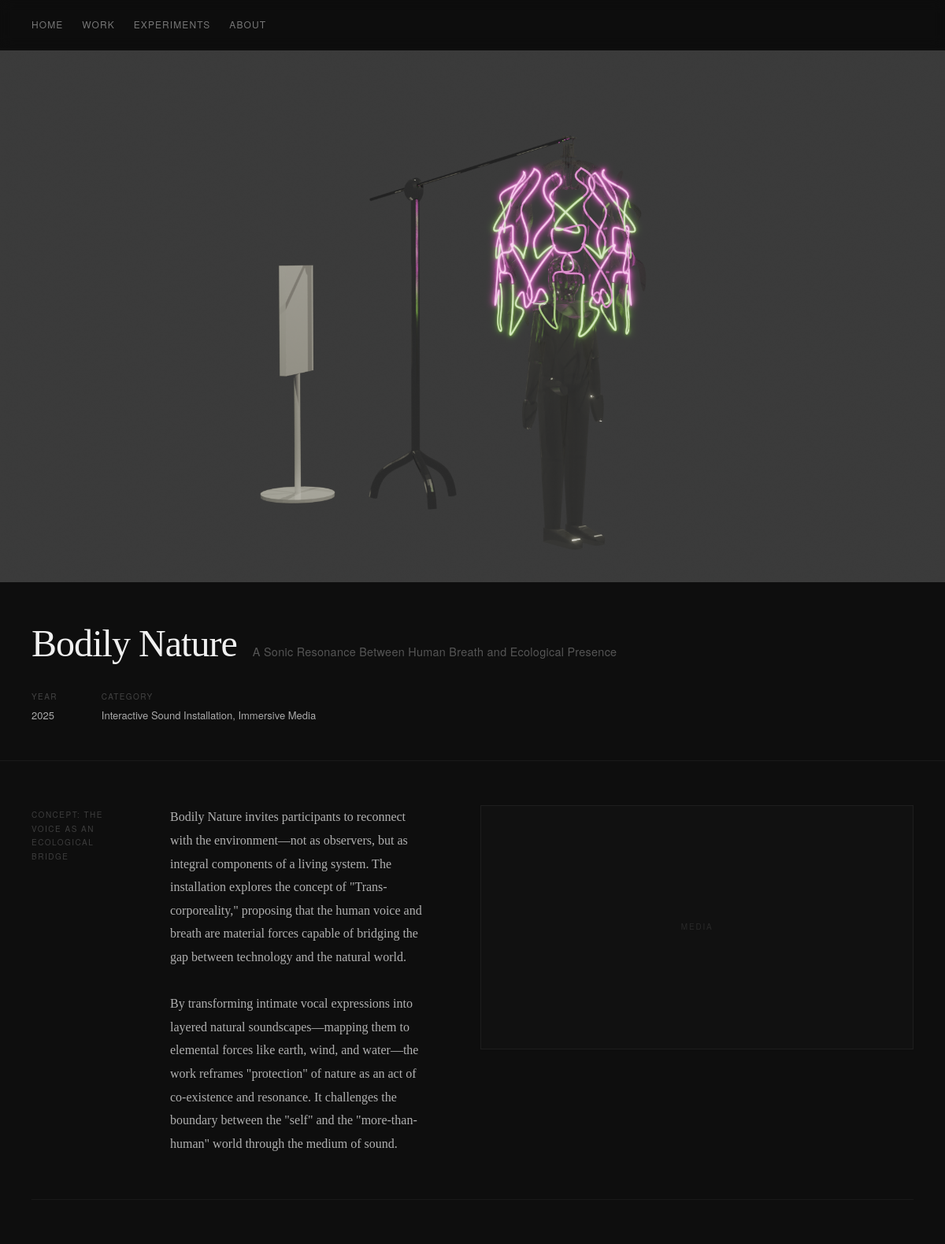
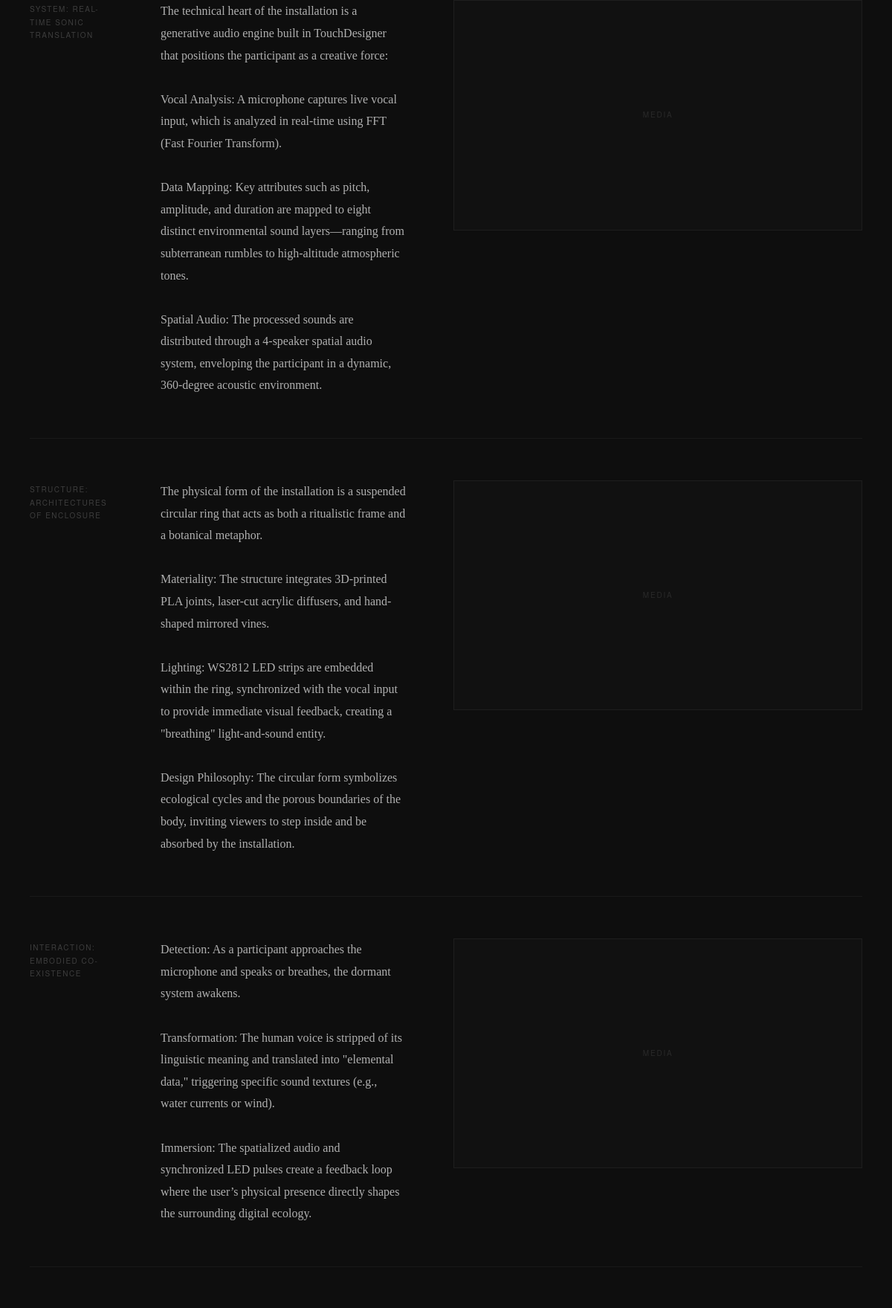
The app's page /project.php?slug=bodily-nature (upper part) with its own data (2 pictures, top to bottom).
### tables this page shows
CREATE TABLE projects (
    id INTEGER PRIMARY KEY AUTOINCREMENT,
    title TEXT,
    slug TEXT,
    immersion TEXT,
    context TEXT,
    system_text TEXT,
    interaction_text TEXT,
    material TEXT,
    reflection TEXT
, year TEXT, category TEXT, cover_image TEXT, video_url TEXT, is_published INTEGER DEFAULT 1, created_at TEXT, updated_at TEXT, edit_count INTEGER DEFAULT 0, sort_order INTEGER DEFAULT 0, skillset TEXT, exhibition TEXT, location TEXT, sections TEXT, subtitle TEXT);

### src/media.php (called while the page is built, shortened)
<?php
function get_project_media_path(string $slug): string {
    return UPLOADS_ROOT . '/projects/' . $slug;
}
function list_project_media(string $slug): array {
    $path = get_project_media_path($slug);
    return _list_media_files($path);
}
function _list_media_files(string $path): array {
    $files = [];
    $items = array_diff(scandir($path), ['.', '..']);
    foreach ($items as $item) {
        $full = "$path/$item";
        $rel = '/uploads' . substr($full, strlen(UPLOADS_ROOT));
        $rel = str_replace('\\', '/', $rel);
        $files[] = [
            'name' => $item,
            'url'  => $rel,
            'ext'  => strtolower(pathinfo($item, PATHINFO_EXTENSION)),
            'size' => filesize($full),
            'path' => $full,
        ];
    }
    return $files;
}

### public/project.php (the view, shortened to what this page needs)
<?php
require_once __DIR__ . '/../src/functions.php';
require_once __DIR__ . '/../src/media.php';
$slug    = $_GET['slug'] ?? null;
$project = get_project_by_slug($slug);
$all_media  = list_project_media($project['slug']);
$img_exts   = ['jpg','jpeg','png','webp','gif'];
$vid_exts   = ['mp4','webm','mov'];
if (!empty($project['sections'])) {
    $decoded_sections = json_decode($project['sections'], true);
    $content_sections = is_array($decoded_sections) ? $decoded_sections : [];
} else {
    $content_sections = [];
}
$section_media = array_fill(0, count($content_sections), []);
$unassigned    = [];
foreach ($all_media as $f) {
    if (preg_match('/^thumb[\-_.]/i', $f['name'])) continue;
    $matched = false;
    if (!$matched) {
        $unassigned[] = $f;
    }
}
$has_video_embed = !empty($project['video_url']);
$hero_file       = null;
if (!$has_video_embed) {
    if (!$hero_file) {
        foreach ($unassigned as $i => $f) {
            if (in_array($f['ext'], $img_exts) && !preg_match('/^gallery[\-_.]/i', $f['name'])) {
                $hero_file = $f;
                break;
            }
        }
    }
}
?>
<div class="pd-hero">
  <?php if ($has_video_embed): ?>
    <iframe class="pd-hero-video"
            src="<?= htmlspecialchars(to_embed_url($project['video_url'])) ?>"
            frameborder="0" allowfullscreen allow="autoplay; fullscreen"></iframe>
  <?php elseif ($hero_file): ?>
    <?php if (in_array($hero_file['ext'], $vid_exts)): ?>
      <video class="pd-hero-vid" src="<?= htmlspecialchars($hero_file['url']) ?>"
             autoplay muted loop playsinline></video>
    <?php else: ?>
      <img class="pd-hero-img"
           src="<?= htmlspecialchars($hero_file['url']) ?>"
           alt="<?= htmlspecialchars($project['title']) ?>">
    <?php endif; ?>
  <?php else: ?>
    <div class="pd-hero-placeholder"></div>
  <?php endif; ?>
</div>
<div class="pd-header">
  <div class="pd-title-row">
    <h1 class="pd-title"><?= htmlspecialchars($project['title']) ?></h1>
    <?php if (!empty($project['subtitle'])): ?>
    <span class="pd-subtitle"><?= htmlspecialchars($project['subtitle']) ?></span>
    <?php endif; ?>
  </div>
  <div class="pd-meta">
    <?php if (!empty($project['year'])): ?>
    <div class="pd-meta-item">
      <span class="pd-meta-label">Year</span>
      <span class="pd-meta-value"><?= htmlspecialchars($project['year']) ?></span>
    </div>
    <?php endif; ?>
    <?php if (!empty($project['category'])): ?>
    <div class="pd-meta-item">
      <span class="pd-meta-label">Category</span>
      <span class="pd-meta-value"><?= htmlspecialchars($project['category']) ?></span>
    </div>
    <?php endif; ?>
  </div>
</div>
<div class="pd-body">
<?php foreach ($content_sections as $idx => $s):
  $text  = trim($s['body'] ?? '');
  $files = $section_media[$idx] ?? [];
?>
<div class="pd-section">
  <div class="pd-section-label"><?= htmlspecialchars($s['label'] ?? '') ?></div>
  <div class="pd-section-content">
    <div class="pd-section-text">
      <?= $text !== '' ? nl2br(htmlspecialchars($text)) : '' ?>
    </div>
    <div class="pd-section-right">
      <?php
      $sec_media_url = trim($s['media_url'] ?? '');
      if ($sec_media_url !== ''): ?>
        <div class="pd-section-iframe-wrap">
          <iframe src="<?= htmlspecialchars(to_embed_url($sec_media_url)) ?>"
                  frameborder="0" allowfullscreen allow="autoplay; fullscreen"></iframe>
        </div>
      <?php else: ?>
        <div class="pd-media-placeholder"><span>media</span></div>
      <?php endif; ?>
    </div>
  </div>
</div>
<?php endforeach; ?>
</div>

### public/css/style.css (style rules this page uses)
*, *::before, *::after { box-sizing: border-box; margin: 0; padding: 0; }
html { background: #0e0e0e; }
body { background: #0e0e0e; color: #d4d4d4; font-family: 'Georgia', serif; font-size: 17px; line-height: 1.75; -webkit-text-size-adjust: 100%; padding-top: 64px; }
img { display: block; max-width: 100%; }
.pd-hero-img { transition: opacity 0.55s ease; }
.pd-hero { width: 100%; aspect-ratio: 16 / 9; background: #111; position: relative; overflow: hidden; }
.pd-hero-img { display: block; width: 100%; height: 100%; object-fit: cover; }
.pd-header { padding: 52px 40px 48px; border-bottom: 1px solid #1a1a1a; }
.pd-title-row { display: flex; align-items: baseline; flex-wrap: wrap; gap: 0 20px; margin-bottom: 32px; }
.pd-title { font-size: clamp(1.8rem, 4vw, 3.6rem); font-weight: 400; color: #f0f0f0; letter-spacing: -0.02em; line-height: 1.1; }
.pd-subtitle { font-family: 'Helvetica Neue', sans-serif; font-size: clamp(0.85rem, 1.2vw, 1rem); color: #555; letter-spacing: 0.02em; font-weight: 400; white-space: nowrap; }
.pd-meta { display: flex; flex-wrap: wrap; gap: 0 56px; }
.pd-meta-item { display: flex; flex-direction: column; gap: 6px; }
.pd-meta-label { font-family: 'Helvetica Neue', sans-serif; font-size: 10px; letter-spacing: 0.14em; text-transform: uppercase; color: #444; }
.pd-meta-value { font-family: 'Helvetica Neue', sans-serif; font-size: 13px; color: #aaa; line-height: 1.4; }
.pd-body { padding: 0 40px; }
.pd-section { display: grid; grid-template-columns: 120px 1fr; column-gap: 56px; padding: 56px 0; border-bottom: 1px solid #191919; }
.pd-section:last-child { border-bottom: none; }
.pd-section-label { font-family: 'Helvetica Neue', sans-serif; font-size: 10px; letter-spacing: 0.15em; text-transform: uppercase; color: #3e3e3e; padding-top: 4px; }
.pd-section-content { display: grid; grid-template-columns: min(400px, 35%) 1fr; gap: 64px; align-items: start; }
.pd-section-text { font-family: 'Georgia', serif; font-size: 16px; color: #b0b0b0; line-height: 1.85; }
.pd-media-placeholder { width: 100%; aspect-ratio: 16 / 9; background: #111; border: 1px solid #1e1e1e; display: flex; align-items: center; justify-content: center; }
.pd-media-placeholder span { font-family: 'Helvetica Neue', sans-serif; font-size: 10px; letter-spacing: 0.18em; text-transform: uppercase; color: #2a2a2a; }

### records on screen
projects: title "Bodily Nature", subtitle "A Sonic Resonance Between Human Breath and Ecological Presence", year "2025", category "Interactive Sound Installation, Immersive Media"

### other values on screen
$s['label'] "CONCEPT: THE VOICE AS AN ECOLOGICAL BRIDGE"
$s['label'] "SYSTEM: REAL-TIME SONIC TRANSLATION"
$s['label'] "STRUCTURE: ARCHITECTURES OF ENCLOSURE"
$s['label'] "INTERACTION: EMBODIED CO-EXISTENCE"
